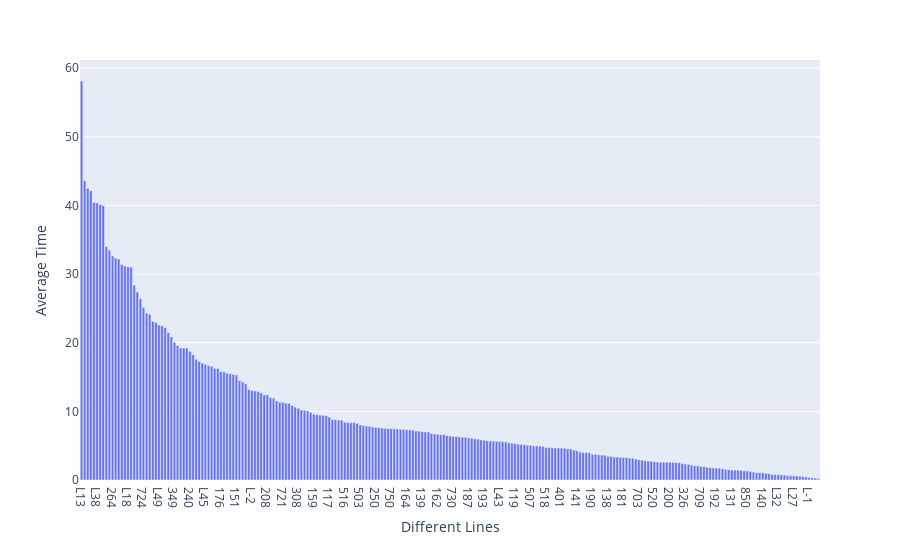

Notebook source saved alongside this figure:
### Markdown cell above
### Wizuazlizacja danych

### Code cell
fig = px.bar(average, x=average.index, y="DiffTime")
fig.update_layout(xaxis_title="Different Lines", yaxis_title="Average Time")
fig.show()

### Figure 1 — Plotly figure (JSON) as saved in the notebook; plotly's stock layout.template omitted (floating-point values rounded to 4 significant figures; data arrays with more than 128 entries replaced by an {"elided": "..."} marker saying what was removed)
{"data": [{"alignmentgroup": "True", "hovertemplate": "Line=%{x}<br>DiffTime=%{y}<extra></extra>", "legendgroup": "", "marker": {"color": "#636efa", "pattern": {"shape": ""}}, "name": "", "offsetgroup": "", "orientation": "v", "showlegend": false, "textposition": "auto", "type": "bar", "x": {"elided": "239 str values"}, "xaxis": "x", "y": {"elided": "239 float values"}, "yaxis": "y"}], "layout": {"barmode": "relative", "legend": {"tracegroupgap": 0}, "margin": {"t": 60}, "xaxis": {"anchor": "y", "domain": [0, 1], "title": {"text": "Different Lines"}}, "yaxis": {"anchor": "x", "domain": [0, 1], "title": {"text": "Average Time"}}}}
